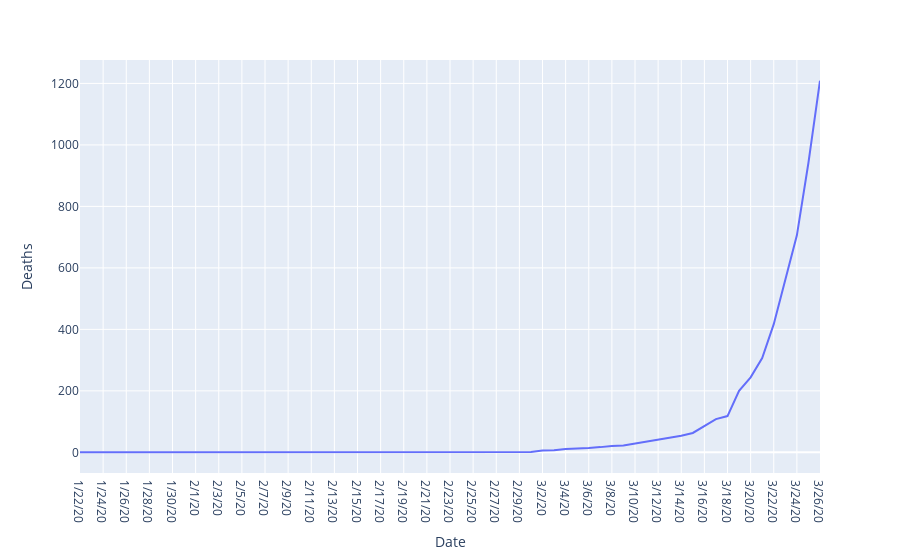

The code cell stored with this chart in its notebook:
### Code cell
fig = px.line(df, x="Date", y="Deaths")
fig.show()

### Figure 1 — Plotly figure (JSON) as saved in the notebook; plotly's stock layout.template omitted (floating-point values rounded to 4 significant figures)
{"data": [{"hoverlabel": {"namelength": 0}, "hovertemplate": "Date=%{x}<br>Deaths=%{y}", "legendgroup": "", "line": {"color": "#636efa", "dash": "solid"}, "mode": "lines", "name": "", "showlegend": false, "type": "scatter", "x": ["1/22/20", "1/23/20", "1/24/20", "1/25/20", "1/26/20", "1/27/20", "1/28/20", "1/29/20", "1/30/20", "1/31/20", "2/1/20", "2/2/20", "2/3/20", "2/4/20", "2/5/20", "2/6/20", "2/7/20", "2/8/20", "2/9/20", "2/10/20", "2/11/20", "2/12/20", "2/13/20", "2/14/20", "2/15/20", "2/16/20", "2/17/20", "2/18/20", "2/19/20", "2/20/20", "2/21/20", "2/22/20", "2/23/20", "2/24/20", "2/25/20", "2/26/20", "2/27/20", "2/28/20", "2/29/20", "3/1/20", "3/2/20", "3/3/20", "3/4/20", "3/5/20", "3/6/20", "3/7/20", "3/8/20", "3/9/20", "3/10/20", "3/11/20", "3/12/20", "3/13/20", "3/14/20", "3/15/20", "3/16/20", "3/17/20", "3/18/20", "3/19/20", "3/20/20", "3/21/20", "3/22/20", "3/23/20", "3/24/20", "3/25/20", "3/26/20"], "xaxis": "x", "y": [0, 0, 0, 0, 0, 0, 0, 0, 0, 0, 0, 0, 0, 0, 0, 0, 0, 0, 0, 0, 0, 0, 0, 0, 0, 0, 0, 0, 0, 0, 0, 0, 0, 0, 0, 0, 0, 0, 1, 1, 6, 7, 11, 12, 14, 17, 21, 22, 28, 36, 40, 47, 54, 63, 85, 108, 118, 200, 244, 307, 417, 557, 706, 942, 1209], "yaxis": "y"}], "layout": {"legend": {"tracegroupgap": 0}, "margin": {"t": 60}, "xaxis": {"anchor": "y", "domain": [0, 1], "title": {"text": "Date"}}, "yaxis": {"anchor": "x", "domain": [0, 1], "title": {"text": "Deaths"}}}}
